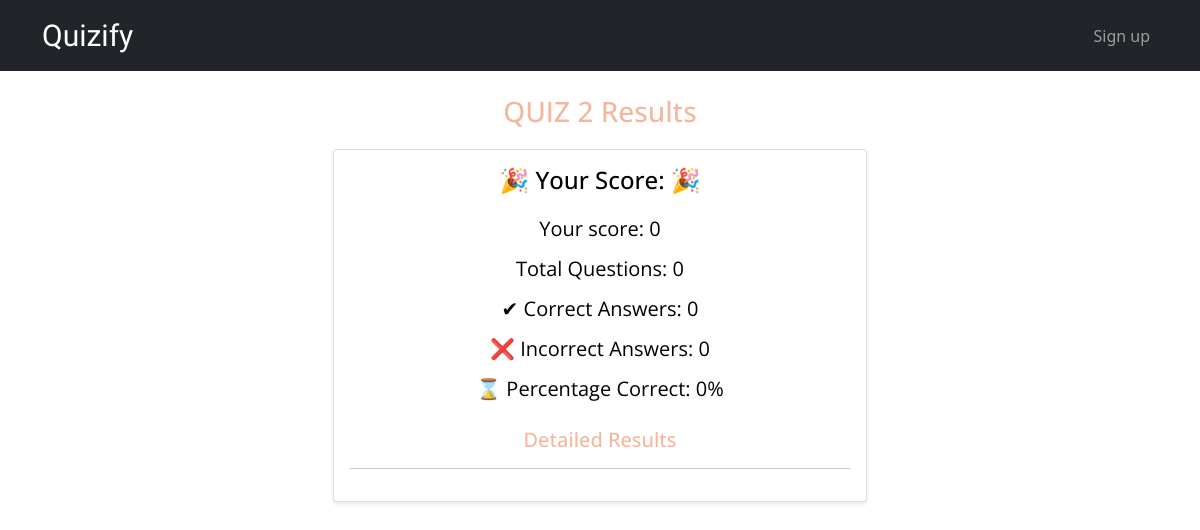
The page /results/2/ on the database as committed earlier.
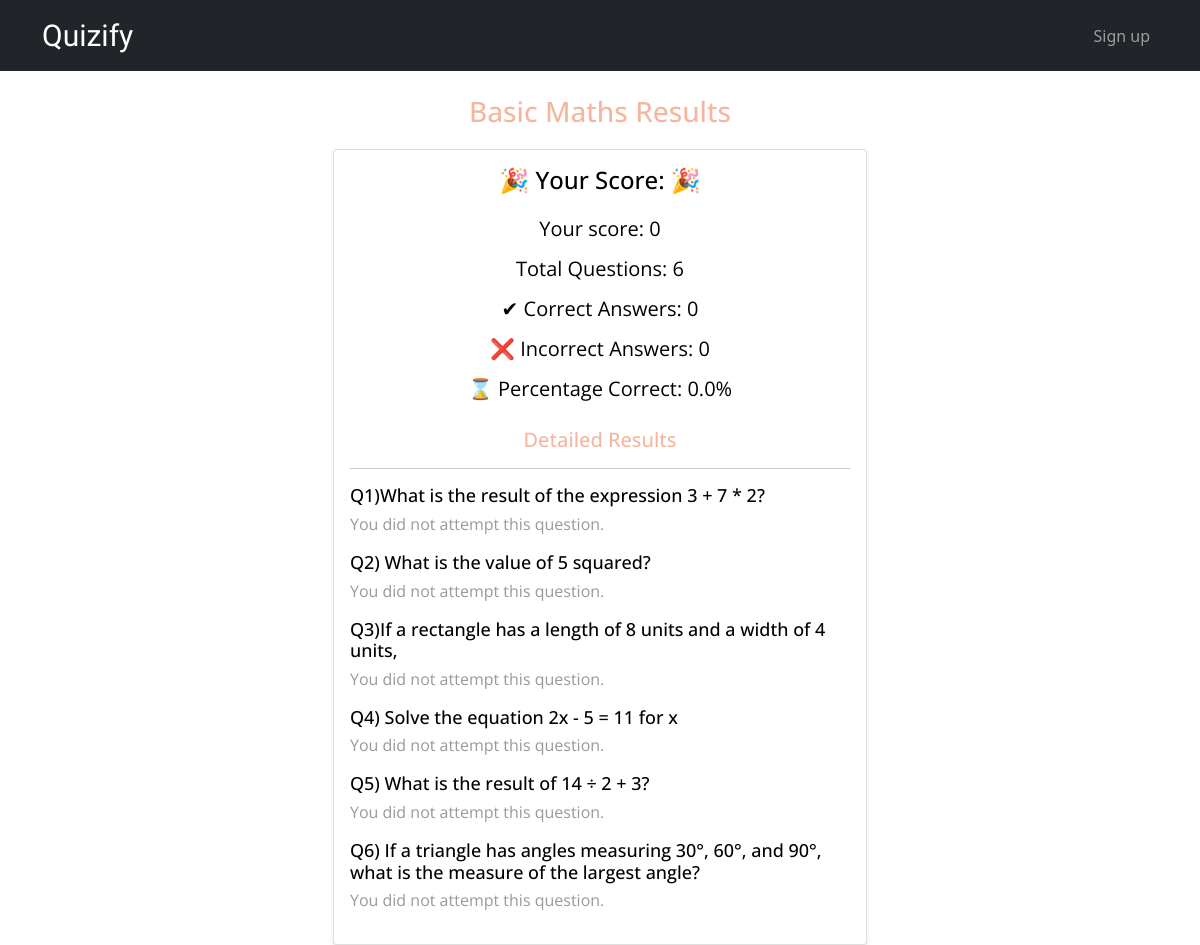
The same page on the database as committed later.
### quiz_app/models.py (models this page shows, shortened)
class Quiz(models.Model):
    title = models.CharField(max_length=100)
    created_by = models.ForeignKey(User, on_delete=models.CASCADE)
    image = models.ImageField(upload_to='quiz_images/', null=True, blank=True)  # Add ImageField with upload_to parameter

class Question(models.Model):
    quiz = models.ForeignKey(Quiz, on_delete=models.CASCADE)
    text = models.CharField(max_length=200)

### quiz_app/views.py (the view)
# urls.py: path('results/<int:quiz_id>/', views.results, name='results'),
def results(request, quiz_id):
    quiz = get_object_or_404(Quiz, pk=quiz_id)
    user_answers = request.session.get('user_answers', {})
    total_questions = quiz.question_set.count()
    correct_answers = 0
    incorrect_answers = 0
    detailed_results = []
    for question in quiz.question_set.all():
        user_answer = user_answers.get(str(question.id), None)
        if user_answer is not None:
            user_answer = int(user_answer)
            correct_choice_ids = list(question.choice_set.filter(is_correct=True).values_list('id', flat=True))
            correct_choices_text = list(Choice.objects.filter(id__in=correct_choice_ids).values_list('text', flat=True))
            if user_answer in correct_choice_ids:
                correct_answers += 1
                detailed_results.append({'question_text': question.text, 'user_answer': user_answer, 'correct': True})
            else:
                incorrect_answers += 1
                detailed_results.append({'question_text': question.text, 'user_answer': user_answer, 'correct': False, 'correct_answers_text': correct_choices_text})
        else:
            detailed_results.append({'question_text': question.text, 'user_answer': 'Not attempted', 'correct': False})
    if total_questions > 0:
        percentage_correct = (correct_answers / total_questions) * 100
    else:
        percentage_correct = 0
    context = {
        'quiz': quiz,
        'total_questions': total_questions,
        'correct_answers': correct_answers,
        'incorrect_answers': incorrect_answers,
        'percentage_correct': percentage_correct,
        'score': correct_answers,
        'detailed_results': detailed_results
    }
    return render(request, 'quiz_app/results.html', context)

### quiz_app/templates/quiz_app/results.html
{% extends "quiz_app/base.html" %}
{% block content %}
<div class="container">
    <h1 class="text-center" style="font-size: 28px; color: var(--dl-color-custom-accent1); margin-bottom: 20px;">{{ quiz.title }} Results</h1>
    <div class="row justify-content-center">
        <div class="col-md-6">
            <div class="card" style="box-shadow: 0 2px 4px rgba(0,0,0,0.1);">
                <div class="card-body">
                    <h2 class="text-center" style="font-size: 24px; color: black; margin-bottom: 20px;">&#127881; Your Score: &#127881;</h2>
                    <p class="text-center" style="font-size: 20px; color: black; margin-bottom: 10px;">Your score: {{ score }}</p>
                    <p class="text-center" style="font-size: 20px; color: black; margin-bottom: 10px;">Total Questions: {{ total_questions }}</p>
                    <p class="text-center" style="font-size: 20px; color: black; margin-bottom: 10px;">&#10004; Correct Answers: {{ correct_answers }}</p>
                    <p class="text-center" style="font-size: 20px; color: black; margin-bottom: 10px;">&#10060; Incorrect Answers: {{ incorrect_answers }}</p>
                    <p class="text-center" style="font-size: 20px; color: black; margin-bottom: 0;">&#8987; Percentage Correct: {{ percentage_correct }}%</p>
                    <div id="detailedResults" class="mt-4">
                        <h3 class="text-center" style="font-size: 20px; color: var(--dl-color-custom-accent1);">Detailed Results</h3>
                        <hr>
                        {% for result in detailed_results %}
                        <div class="question-result">
                            <h4 style="font-size: 18px; margin-bottom: 5px; color: black;">{{ result.question_text }}</h4>
                            {% if result.correct %}
                                <p style="color: green;">Your answer ({{ result.user_answer }}) was correct!</p>
                            {% elif result.user_answer == 'Not attempted' %}
                                <p style="color: #999;">You did not attempt this question.</p>
                            {% else %}
                                <p style="color: red;">Your answer ({{ result.user_answer }}) was incorrect. Correct answer(s): {{ result.correct_answers_text|join:", " }}</p>
                            {% endif %}
                        </div>
                        {% endfor %}
                    </div>
                </div>
            </div>
        </div>
    </div>
</div>
{% endblock %}

Rows that differ between the two databases and show on the page:
changed Quiz: title "QUIZ 2" → "Basic Maths"
added Question: question_text "Q1)What is the result of the expression 3 + 7 * 2?"
added Question: question_text "Q2) What is the value of 5 squared?"
added Question: question_text "Q3)If a rectangle has a length of 8 units and a width of 4 units,"
added Question: question_text "Q4) Solve the equation 2x - 5 = 11 for x"
added Question: question_text "Q5) What is the result of 14 ÷ 2 + 3?"
added Question: question_text "Q6) If a triangle has angles measuring 30°, 60°, and 90°, what is the measure of the largest angle?"
Other text that changed with them:
{{ total_questions }}: "0" → "6"
{{ percentage_correct }}: "0" → "0.0"
new list line: "You did not attempt this question."
